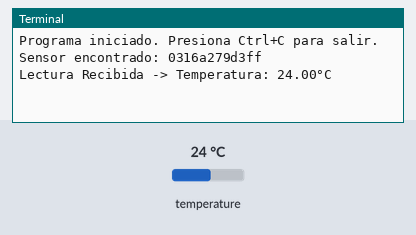
This program was run on a simulated Raspberry Pi (BCM pin numbers). Parts: the last lines printed to the terminal. The inputs (shaded band) are chosen by the test bench; at power-on: temperature 24 °C. Threads take turns every 2 ms.

Above: at 1.2 s.
1.3 s: temperature set to 12 °C
At 4.3 s:
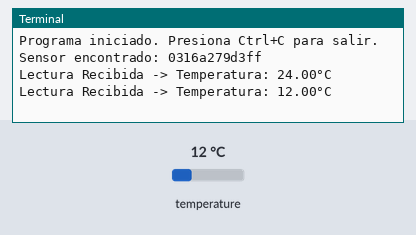
5.0 s: temperature set to 19 °C
At 7.0 s:
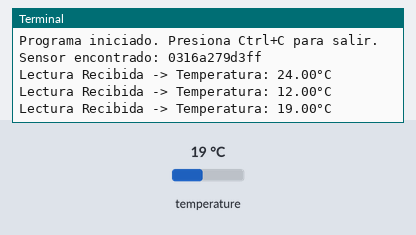
Timing chart, 0 to 8.5 s (numbered marks = the images above; inputs shaded):
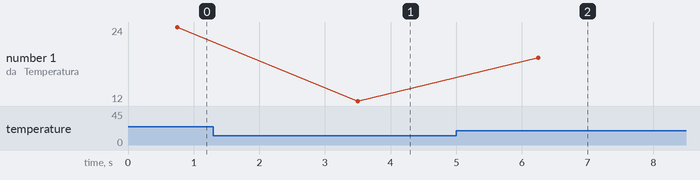

The program:

prueba_temperatura.py
```python
#! DIGITAL // 3.3V

import time
import threading
import queue
from w1thermsensor import W1ThermSensor, Unit

# Configuración de Colas y Eventos
data_queue = queue.Queue()

def leer_temperatura(out_queue):
    """
    Hilo dedicado a leer el sensor cada X segundos.
    La lectura del sensor 1-Wire puede tardar hasta 750ms,
    por eso es GENIAL que lo hagas en un hilo aparte.
    """
    try:
        # Detecta automáticamente el sensor conectado
        sensor = W1ThermSensor()
        print(f"Sensor encontrado: {sensor.id}")

        while True:
            # Leemos la temperatura en Celsius
            temp_c = sensor.get_temperature(Unit.DEGREES_C)

            # Ponemos el dato en la cola para que el hilo principal lo use
            out_queue.put({"tipo": "temp", "valor": temp_c})

            time.sleep(2) # Leer cada 2 segundos

    except Exception as e:
        print(f"Error en el sensor: {e}")

# --- Bloque Principal ---

if __name__ == "__main__":
    # Iniciamos el hilo del sensor
    hilo_sensor = threading.Thread(target=leer_temperatura, args=(data_queue,), daemon=True)
    hilo_sensor.start()

    print("Programa iniciado. Presiona Ctrl+C para salir.")

    try:
        while True:
            # El bucle principal procesa los datos sin bloquearse esperando al sensor
            try:
                # Esperamos datos de la cola (con timeout para no bloquear eternamente)
                evento = data_queue.get(timeout=0.1)

                if evento["tipo"] == "temp":
                    print(f"Lectura Recibida -> Temperatura: {evento['valor']:.2f}°C")

                    # AQUÍ podrías añadir lógica:
                    # if evento['valor'] > 30:
                    #     led_alerta.on()

            except queue.Empty:
                pass # La cola está vacía, seguimos haciendo otras cosas

    except KeyboardInterrupt:
        print("\nSaliendo...")
```

Measured:
- after the input at 1.3 s, the terminal: prints a new line after 2.2 s (image 1)
- after the input at 5.0 s, the terminal: prints a new line after 1.3 s (image 2)
- plotted number 1: 24 → 12 after the input at 1.3 s, 12 → 19 after the input at 5.0 s
